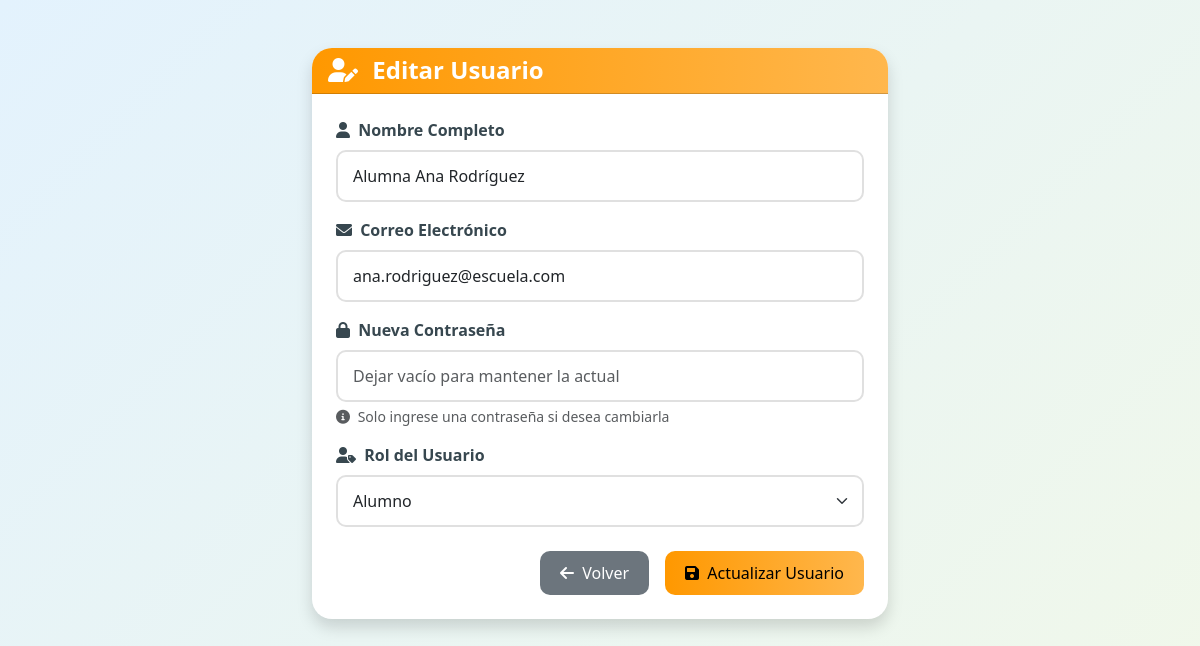
Page /EditarUsuario.php?id=5 on the committed database.
### tables this page shows
CREATE TABLE `usuarios` (
  `id` int(11) NOT NULL,
  `nombre` varchar(100) NOT NULL,
  `correo` varchar(150) NOT NULL,
  `contrasena` varchar(255) NOT NULL,
  `rol` enum('profesor','alumno') NOT NULL,
  `creado_en` timestamp NULL DEFAULT current_timestamp()
);

### model/Database.php (called while the page is built, shortened)
<?php
class Database
{
  private $host = 'localhost';
  private $port = '3306';
  private $database = 'sistema_cursos';
  private $username = 'root';
  private $password = '';
  private $connection;
  private function connect()
  {
    try {
      $dsn = "mysql:host={$this->host};port={$this->port};dbname={$this->database};charset=utf8mb4";
      $this->connection = new PDO($dsn, $this->username, $this->password);
      $this->connection->setAttribute(PDO::ATTR_ERRMODE, PDO::ERRMODE_EXCEPTION);
      $this->connection->setAttribute(PDO::ATTR_DEFAULT_FETCH_MODE, PDO::FETCH_ASSOC);
    } catch (PDOException $e) {
      throw new Exception("Error de conexión a la base de datos: " . $e->getMessage());
    }
  }
  public function getConnection()
  {
    return $this->connection;
  }
}

### model/Usuario.php (called while the page is built, shortened)
<?php
require_once 'Database.php';
class Usuario
{
  private $connection;
  public function __construct()
  {
    $this->db = new Database();
    $this->connection = $this->db->getConnection();
  }
  public function obtenerPorId($id)
  {
    $query = "SELECT * FROM usuarios WHERE id = :id";
    $stmt = $this->connection->prepare($query);
    $stmt->bindParam(':id', $id);
    $stmt->execute();
    if ($row = $stmt->fetch()) {
      $this->nombre = $row['nombre'];
      $this->correo = $row['correo'];
      $this->rol = $row['rol'];
      return true;
    }
    return false;
  }
}

### EditarUsuario.php (the view, shortened to what this page needs)
<?php
require_once 'model/Usuario.php';
$id = $_GET['id'] ?? null;
$usuario = new Usuario();
if (!$id || !$usuario->obtenerPorId($id)) {
  echo 'Usuario no encontrado.';
  exit;
}
?>
<!DOCTYPE html>
<html lang="es">
<head>
  <link href="https://cdn.jsdelivr.net/npm/bootstrap@5.3.2/dist/css/bootstrap.min.css" rel="stylesheet">
  <link href="https://cdnjs.cloudflare.com/ajax/libs/font-awesome/6.0.0/css/all.min.css" rel="stylesheet">
</head>
<body>
  <div class="container py-5">
    <div class="card shadow">
      <div class="card-header text-white">
        <h4 class="mb-0">
          <i class="fas fa-user-edit me-2"></i>
          Editar Usuario
        </h4>
      </div>
      <div class="card-body p-4">
        <form method="POST">
          <div class="mb-3">
            <label for="nombre" class="form-label">
              <i class="fas fa-user me-1"></i>
              Nombre Completo
            </label>
            <input type="text" id="nombre" name="nombre" class="form-control"
              value="<?= htmlspecialchars($usuario->nombre) ?>"
              placeholder="Ingrese el nombre completo" required>
          </div>
          <div class="mb-3">
            <label for="correo" class="form-label">
              <i class="fas fa-envelope me-1"></i>
              Correo Electrónico
            </label>
            <input type="email" id="correo" name="correo" class="form-control"
              value="<?= htmlspecialchars($usuario->correo) ?>"
              placeholder="ejemplo@correo.com" required>
          </div>
          <div class="mb-3">
            <label for="contrasena" class="form-label">
              <i class="fas fa-lock me-1"></i>
              Nueva Contraseña
            </label>
            <input type="password" id="contrasena" name="contraseña" class="form-control"
              placeholder="Dejar vacío para mantener la actual">
            <div class="form-text">
              <i class="fas fa-info-circle me-1"></i>
              Solo ingrese una contraseña si desea cambiarla
            </div>
          </div>
          <div class="mb-4">
            <label for="rol" class="form-label">
              <i class="fas fa-user-tag me-1"></i>
              Rol del Usuario
            </label>
            <select id="rol" name="rol" class="form-select" required>
              <option value="alumno" <?= $usuario->rol === 'alumno' ? 'selected' : '' ?>>
                <i class="fas fa-user-graduate"></i> Alumno
              </option>
            </select>
          </div>
          <div class="d-grid gap-2 d-md-flex justify-content-md-end">
            <a href="AddRoles.php" class="btn btn-secondary me-md-2">
              <i class="fas fa-arrow-left me-1"></i>
              Volver
            </a>
            <button type="submit" class="btn btn-warning">
              <i class="fas fa-save me-1"></i>
              Actualizar Usuario
            </button>
          </div>
        </form>
      </div>
    </div>
  </div>
</body>
</html>

### EditarUsuario.php (style rules this page uses)
body { background: linear-gradient(135deg, #e3f2fd, #f1f8e9); font-family: 'Segoe UI', Tahoma, Geneva, Verdana, sans-serif; min-height: 100vh; }
.card { border: none; border-radius: 20px; overflow: hidden; box-shadow: 0 10px 30px rgba(0, 0, 0, 0.1); }
.card-header { background: linear-gradient(90deg, #ff9800, #ffb74d); color: white; }
.btn-warning { background: linear-gradient(90deg, #ff9800, #ffb74d); border: none; border-radius: 10px; padding: 10px 20px; font-weight: 500; }
.btn-secondary { background-color: #6c757d; border: none; border-radius: 10px; padding: 10px 20px; font-weight: 500; }
.form-select, .form-control { border-radius: 10px; border: 2px solid #e0e0e0; padding: 12px 15px; transition: all 0.3s ease; }
.form-label { font-weight: 600; color: #37474f; margin-bottom: 8px; }
h4 { font-weight: bold; }
.container { max-width: 600px; }

### rows in the picture
usuarios: nombre "Alumna Ana Rodríguez", correo "ana.rodriguez@escuela.com", rol "Alumno"
